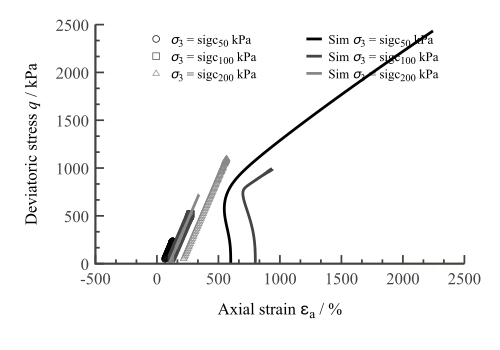

Write gnuplot code to recreate this figure.
# ==============================================================================
#   GNUPLOT ACADEMIC SCRIPT AUTOMATICALLY GENERATED BY TENSORCLAY (TRIAXLAB)     
#   Generated Time: 2026/07/06                                                  
# ==============================================================================

# ==============================================================================
# [Layout & Canvas Geometry] Advanced Dimension & Publishing Optimization
# Engine: TensorClay True-Render Core Architecture
# ==============================================================================

# --- Physical Output Canvas Size Control ---
set terminal pdfcairo size 5.00in, 3.00in color enhanced font 'Times-New-Roman,12' background rgb 'white'
set lmargin at screen 0.20
set bmargin at screen 0.24
set rmargin at screen 0.91
set tmargin at screen 0.92

# [Academic Protection] Enforcing locked 1:1 scale to completely eradicate aspect distortion.
set origin 0,0
set size 1,1

# --- TensorClay Ecosystem Signature Mark (Ultra-Faded Phantom Weight) ---
set label "[ TensorClay{^b} Solver ]" at screen 0.93, 0.24 right font 'Times-New-Roman,7.5' textcolor rgb '#E0E0E020'

# --- Professional Infrastructure (Outward Tics & Academic Grid) ---
set border 3 lw 2.5 lc rgb '#424242'             # L-shaped open layout
set tics out nomirror font ',19' scale 1.5, 0.75 # Scale-aware outward tics prevent clipping
set mxtics 2
set mytics 2
set grid xtics ytics lc rgb '#E5E5E5' lw 0.8 dt 2  # Non-intrusive gray reference grid
# --- Layout Block Segment End ---

# ==============================================================================
# [Figure & Output Configuration] Environment Setup (Academic Cairo Channel)
# ==============================================================================

set terminal pdfcairo size 5.00in, 3.50in color enhanced font 'Times-New-Roman,14' background rgb 'white'
set output 'workspace_plot_260525_004_render.pdf'

# --- Journal Standard Clip & Layout Hygiene ---
set clip points
set clip one
set tics scale 1.0
set grid xtics ytics lt 0 lw 0.5 lc rgb '#e0e0e0'

# --- Dynamic Margin Adjustment based on Canvas Size ---
margin_left   = 0.95
margin_bottom = 0.86
margin_right  = 0.35
margin_top    = 0.24

canvas_w = 5.00
canvas_h = 3.50

set lmargin at screen (margin_left / canvas_w)
set rmargin at screen (1.0 - (margin_right / canvas_w))
set bmargin at screen (margin_bottom / canvas_h)
set tmargin at screen (1.0 - (margin_top / canvas_h))

# ------------------------------------------------------------------------------
# --- Academic Color Palette Line Mapping ---
set linetype 1 lc rgb '#000000' lw 2.2 pt 5 ps 0.8
set linetype 2 lc rgb '#444444' lw 2.0 pt 7 ps 0.8
set linetype 3 lc rgb '#888888' lw 1.8 pt 9 ps 0.8
set linetype 4 lc rgb '#b5b5b5' lw 1.5 pt 13 ps 0.8
set linetype 5 lc rgb '#222222' lw 2.0 pt 11 ps 0.8
set linetype cycle 5

# --- Fine-tune vector point objects for EPS/PDF outputs ---
set pointsize 0.9

set encoding utf8
# --- Figure Block Segment End ---

# ==============================================================================
# [Macro Axes Space & Legend Logic Setup] Academic High-Resolution Pipeline
# ==============================================================================

set key top right horizontal Left reverse enhanced maxcols 2 samplen 1.5 spacing 1.2 font ',14' nobox noopaque
# [Visual Aesthetic] Key Box removed; Opaque mask activated to shield underlying curves.

unset grid
set grid xtics ytics lc rgb '#E5E5E5' lw 0.8 dt 2
unset xzeroaxis
unset yzeroaxis
unset title
unset logscale
# --- Axes Space Block Segment End ---

# ==============================================================================
# [Subplot Axes Physics & Metrics] Geotechnical True-Render Protocol
# ==============================================================================

set tics in nomirror font ',18' scale 1.5, 0.75
set format x '%-g'
set format y '%-g'
set mxtics 3
set mytics 3

set xlabel 'Axial strain {/Symbol e}_{a} / %' textcolor rgb 'black' font ',18' offset 0,-0.6
set ylabel 'Deviatoric stress {/:Italic q} / kPa' textcolor rgb 'black' font ',18' offset -3.2,0

unset logscale
set offsets 0, 0, 0, 0
set autoscale

# --- Precise Academic Boundary Padding (Polarity Adaptive) ---
set offsets graph 0.08, 0.08, 0.05, 0.05
# --- Axis Block Segment End ---

# ==============================================================================
# [Artist & LineStyle Specifications] Academic Aesthetics Setup (Journal Standard)
# ==============================================================================

GLOBAL_PLOT_STYLE = 'points'
GLOBAL_SMOOTH_ALGO = ''

# --- Dynamic Infrastructure for Microscopic Case Tracks ---
# [CASE NODE] sigc_50kPa
set linestyle 101 lt 1 lw 1.0 pt 6 ps 0.8
CASE_EXP_SKIP_101 = 100
CASE_EXP_FACTOR_X_101 = 1.0
CASE_EXP_FACTOR_Y_101 = 1.0
set linestyle 201 lt 1 dt 1 lw 4.0 pt 1 ps 0.0
CASE_SIMU_FACTOR_X_201 = 1.0
CASE_SIMU_FACTOR_Y_201 = 1.0

# [CASE NODE] sigc_100kPa
set linestyle 102 lt 2 lw 1.0 pt 4 ps 0.8
CASE_EXP_SKIP_102 = 100
CASE_EXP_FACTOR_X_102 = 1.0
CASE_EXP_FACTOR_Y_102 = 1.0
set linestyle 202 lt 2 dt 1 lw 4.0 pt 1 ps 0.0
CASE_SIMU_FACTOR_X_202 = 1.0
CASE_SIMU_FACTOR_Y_202 = 1.0

# [CASE NODE] sigc_200kPa
set linestyle 103 lt 3 lw 1.0 pt 8 ps 0.8
CASE_EXP_SKIP_103 = 100
CASE_EXP_FACTOR_X_103 = 1.0
CASE_EXP_FACTOR_Y_103 = 1.0
set linestyle 203 lt 3 dt 1 lw 4.0 pt 1 ps 0.0
CASE_SIMU_FACTOR_X_203 = 1.0
CASE_SIMU_FACTOR_Y_203 = 1.0

# --- Artist Block Segment End ---

# [Debug Check] artistBlock Found: true
# [Debug Check] Raw 'STYLE' in Dictionary: 'points'
# [Debug Check] Final specs.GlobalStyle Value: 'points'

# ==============================================================================
# [Dynamic Data Matrix Mapping] Generated by TensorClay Data Engine
# ==============================================================================

# --- Datafile Parser Configuration for CSV/.sdb ---
set datafile separator ','
set datafile commentschars '#!'

array Files_100[3]
Files_100[1] = './C5_G01.sdb'
Files_100[2] = './C5_G02.sdb'
Files_100[3] = './C5_G03.sdb'
array Labels_100[3]
Labels_100[1] = '{/:Italic {/Symbol {/:Italic s}}}_{3} = sigc_{50} kPa'
Labels_100[2] = '{/:Italic {/Symbol {/:Italic s}}}_{3} = sigc_{100} kPa'
Labels_100[3] = '{/:Italic {/Symbol {/:Italic s}}}_{3} = sigc_{200} kPa'

array Files_101[3]
Files_101[1] = '/Users/lhc/ATENSORLAB/TensorClay典型案例-Gnuplot绘图模式/batch-sigc_50kPa.sdb'
Files_101[2] = '/Users/lhc/ATENSORLAB/TensorClay典型案例-Gnuplot绘图模式/batch-sigc_100kPa.sdb'
Files_101[3] = '/Users/lhc/ATENSORLAB/TensorClay典型案例-Gnuplot绘图模式/batch-sigc_200kPa.sdb'
array Labels_101[3]
Labels_101[1] = 'Sim {/:Italic {/Symbol {/:Italic s}}}_{3} = sigc_{50} kPa'
Labels_101[2] = 'Sim {/:Italic {/Symbol {/:Italic s}}}_{3} = sigc_{100} kPa'
Labels_101[3] = 'Sim {/:Italic {/Symbol {/:Italic s}}}_{3} = sigc_{200} kPa'

# --- Core Coordinate Axis Mapping Indices ---
X_COLUMN_INDEX = 7
Y_COLUMN_INDEX = 8
# --- Data Block Segment End ---

# ==============================================================================
# [Data Flow Execution Pipeline] Main Plot Execution
# ==============================================================================
plot \
     Files_100[1] every CASE_EXP_SKIP_101 using (column(X_COLUMN_INDEX)*CASE_EXP_FACTOR_X_101):(column(Y_COLUMN_INDEX)*CASE_EXP_FACTOR_Y_101) title Labels_100[1] with points ls 101, \
     Files_100[2] every CASE_EXP_SKIP_102 using (column(X_COLUMN_INDEX)*CASE_EXP_FACTOR_X_102):(column(Y_COLUMN_INDEX)*CASE_EXP_FACTOR_Y_102) title Labels_100[2] with points ls 102, \
     Files_100[3] every CASE_EXP_SKIP_103 using (column(X_COLUMN_INDEX)*CASE_EXP_FACTOR_X_103):(column(Y_COLUMN_INDEX)*CASE_EXP_FACTOR_Y_103) title Labels_100[3] with points ls 103, \
     Files_101[1] using (column(X_COLUMN_INDEX)*CASE_SIMU_FACTOR_X_201):(column(Y_COLUMN_INDEX)*CASE_SIMU_FACTOR_Y_201) title Labels_101[1] with lines ls 201, \
     Files_101[2] using (column(X_COLUMN_INDEX)*CASE_SIMU_FACTOR_X_202):(column(Y_COLUMN_INDEX)*CASE_SIMU_FACTOR_Y_202) title Labels_101[2] with lines ls 202, \
     Files_101[3] using (column(X_COLUMN_INDEX)*CASE_SIMU_FACTOR_X_203):(column(Y_COLUMN_INDEX)*CASE_SIMU_FACTOR_Y_203) title Labels_101[3] with lines ls 203

# --- [Render Flow Completed Safely] ---
unset output
